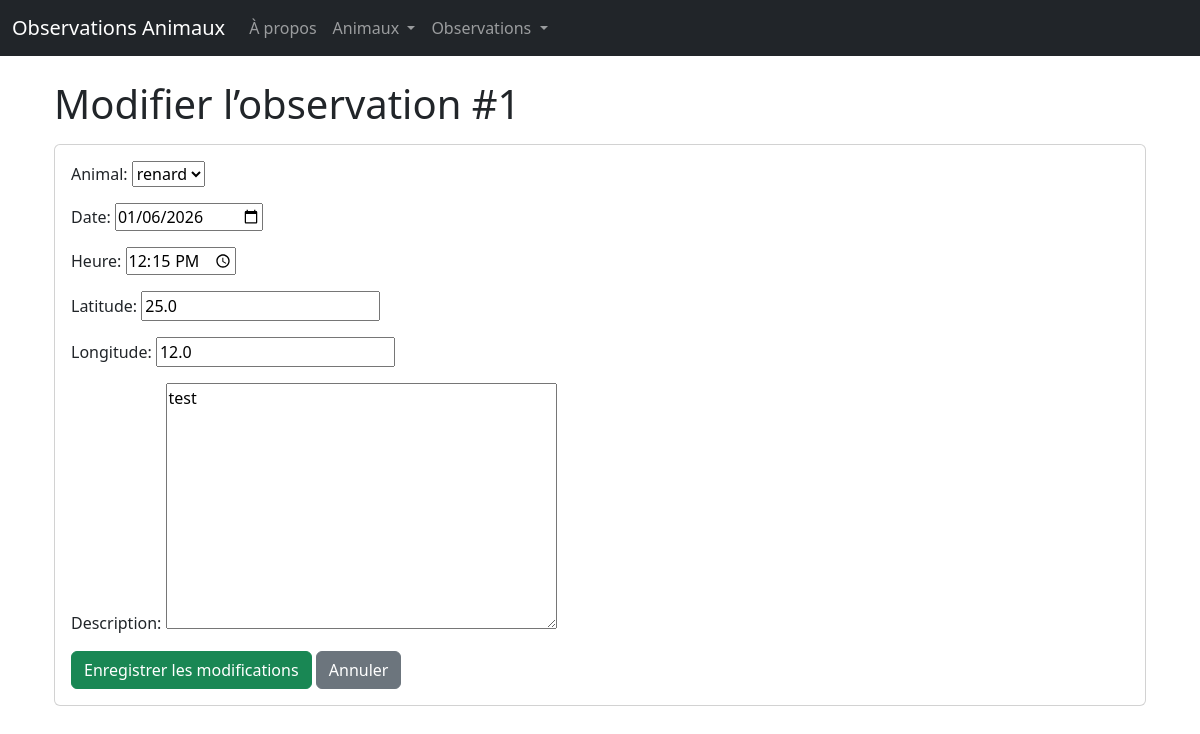
Page /change_observ/1/ on the committed database.
### observo/models.py (models this page shows, shortened)
class Observation(models.Model):
    date = models.DateField()
    heure = models.TimeField()
    latitude = models.FloatField()
    longitude = models.FloatField()
    animal = models.ForeignKey(Animal, on_delete=models.CASCADE)
    description = models.TextField(blank=True)

### observo/views.py (the view)
# urls.py: path('change_observ/<int:id>/', views.change_observ, name='change_observ'),
def change_observ(request, id):
    observation = get_object_or_404(Observation, pk=id)
    if request.method == 'POST':
        form = ObservationForm(request.POST, instance=observation)
        if form.is_valid():
            form.save()
            return redirect('liste_observations')
    else:
        form = ObservationForm(instance=observation)
    return render(request, 'observo/change_observ.html', {'form': form, 'observation': observation})

### observo/forms.py
class ObservationForm(forms.ModelForm):
    date = forms.DateField(
        widget=forms.DateInput(attrs={'type': 'date'})
    )
    heure = forms.TimeField(
        widget=forms.TimeInput(attrs={'type': 'time'})
    )
    latitude = forms.FloatField(validators=[MinValueValidator(0)])
    longitude = forms.FloatField(validators=[MinValueValidator(0)])
    class Meta:
        model = Observation
        fields = ['animal', 'date', 'heure', 'latitude', 'longitude', 'description']

### observo/models.py (called while the page is built)
    def __str__(self):
        return self.nom_commun

### observo/templates/observo/change_observ.html (shortened to what this page needs)
{% extends 'observo/base.html' %}
{% block content %}
<div class="container mt-4">
    <h1>Modifier l’observation #{{ observation.id }}</h1>
    <div class="card mt-3">
        <div class="card-body">
            <form method="post">
                {{ form.as_p }}
                <button type="submit" class="btn btn-success">Enregistrer les modifications</button>
                <a class="btn btn-secondary" href="{% url 'liste_observations' %}">Annuler</a>
            </form>
        </div>
    </div>
</div>
{% endblock %}

### rows in the picture
Observation: id "1", animal "renard", date "01/06/2026", heure "12:15:00", latitude "25.0", longitude "12.0", description "test"
